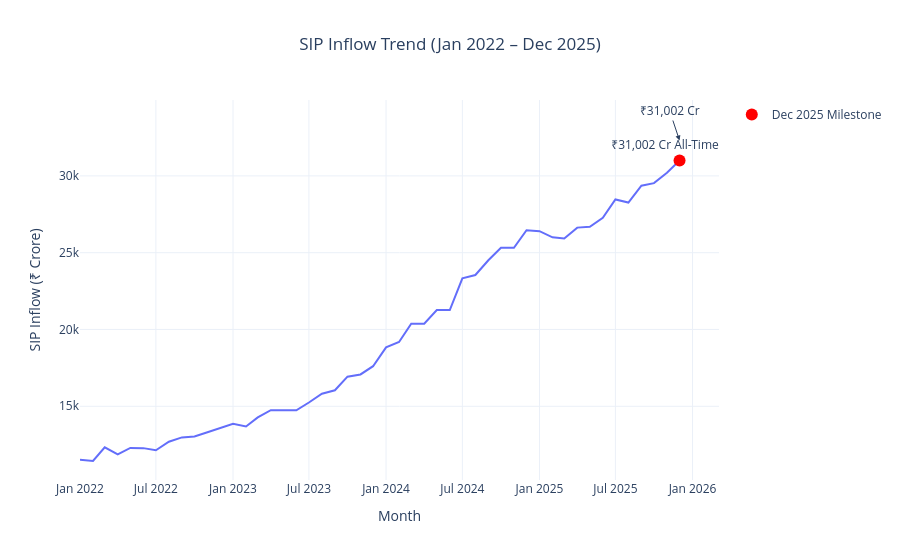

The code cell stored with this chart in its notebook:
### Code cell
import pandas as pd
import plotly.express as px
df = pd.read_csv("../data/processed/clean_monthly_sip_inflows.csv")
df["month"] = pd.to_datetime(df["month"])
df = df.sort_values("month")
fig = px.line(
    df,
    x="month",
    y="sip_inflow_crore",
    title="SIP Inflow Trend (Jan 2022 – Dec 2025)",
    labels={
        "month": "Month",
        "sip_inflow_crore": "SIP Inflow (₹ Crore)"
    }
)
# Highlight Dec 2025 milestone
milestone = df[df["month"] == "2025-12-01"]

if not milestone.empty:
    value = milestone["sip_inflow_crore"].iloc[0]

    fig.add_scatter(
        x=milestone["month"],
        y=milestone["sip_inflow_crore"],
        mode="markers+text",
        text=["₹31,002 Cr All-Time High"],
        textposition="top center",
        marker=dict(size=12, color="red"),
        name="Dec 2025 Milestone"
    )

    fig.add_annotation(
        x=milestone["month"].iloc[0],
        y=value,
        text=f"₹{value:,.0f} Cr",
        showarrow=True,
        arrowhead=2,
        yshift=20
    )
fig.update_layout(
    template="plotly_white",
    hovermode="x unified",
    xaxis_title="Month",
    yaxis_title="SIP Inflow (₹ Crore)",
    title_x=0.5
)
fig.show()

### Figure 1 — Plotly figure (JSON) as saved in the notebook; plotly's stock layout.template omitted (floating-point values rounded to 4 significant figures)
{"data": [{"hovertemplate": "Month=%{x}<br>SIP Inflow (₹ Crore)=%{y}<extra></extra>", "legendgroup": "", "line": {"color": "#636efa", "dash": "solid"}, "marker": {"symbol": "circle"}, "mode": "lines", "name": "", "orientation": "v", "showlegend": false, "type": "scatter", "x": ["2022-01-01T00:00:00.000000", "2022-02-01T00:00:00.000000", "2022-03-01T00:00:00.000000", "2022-04-01T00:00:00.000000", "2022-05-01T00:00:00.000000", "2022-06-01T00:00:00.000000", "2022-07-01T00:00:00.000000", "2022-08-01T00:00:00.000000", "2022-09-01T00:00:00.000000", "2022-10-01T00:00:00.000000", "2022-11-01T00:00:00.000000", "2022-12-01T00:00:00.000000", "2023-01-01T00:00:00.000000", "2023-02-01T00:00:00.000000", "2023-03-01T00:00:00.000000", "2023-04-01T00:00:00.000000", "2023-05-01T00:00:00.000000", "2023-06-01T00:00:00.000000", "2023-07-01T00:00:00.000000", "2023-08-01T00:00:00.000000", "2023-09-01T00:00:00.000000", "2023-10-01T00:00:00.000000", "2023-11-01T00:00:00.000000", "2023-12-01T00:00:00.000000", "2024-01-01T00:00:00.000000", "2024-02-01T00:00:00.000000", "2024-03-01T00:00:00.000000", "2024-04-01T00:00:00.000000", "2024-05-01T00:00:00.000000", "2024-06-01T00:00:00.000000", "2024-07-01T00:00:00.000000", "2024-08-01T00:00:00.000000", "2024-09-01T00:00:00.000000", "2024-10-01T00:00:00.000000", "2024-11-01T00:00:00.000000", "2024-12-01T00:00:00.000000", "2025-01-01T00:00:00.000000", "2025-02-01T00:00:00.000000", "2025-03-01T00:00:00.000000", "2025-04-01T00:00:00.000000", "2025-05-01T00:00:00.000000", "2025-06-01T00:00:00.000000", "2025-07-01T00:00:00.000000", "2025-08-01T00:00:00.000000", "2025-09-01T00:00:00.000000", "2025-10-01T00:00:00.000000", "2025-11-01T00:00:00.000000", "2025-12-01T00:00:00.000000"], "xaxis": "x", "y": [11517, 11438, 12328, 11863, 12286, 12276, 12140, 12694, 12976, 13040, 13306, 13573, 13856, 13687, 14276, 14749, 14749, 14734, 15245, 15814, 16042, 16928, 17073, 17610, 18838, 19187, 20371, 20371, 21262, 21262, 23332, 23547, 24509, 25323, 25320, 26459, 26400, 25999, 25926, 26632, 26688, 27274, 28464, 28265, 29361, 29529, 30200, 31002], "yaxis": "y"}, {"marker": {"color": "red", "size": 12}, "mode": "markers+text", "name": "Dec 2025 Milestone", "text": ["₹31,002 Cr All-Time High"], "textposition": "top center", "type": "scatter", "x": ["2025-12-01T00:00:00.000000"], "y": [31002]}], "layout": {"annotations": [{"arrowhead": 2, "showarrow": true, "text": "₹31,002 Cr", "x": "2025-12-01T00:00:00", "y": 31002, "yshift": 20}], "hovermode": "x unified", "legend": {"tracegroupgap": 0}, "title": {"text": "SIP Inflow Trend (Jan 2022 – Dec 2025)", "x": 0.5}, "xaxis": {"anchor": "y", "domain": [0, 1], "title": {"text": "Month"}}, "yaxis": {"anchor": "x", "domain": [0, 1], "title": {"text": "SIP Inflow (₹ Crore)"}}}}
